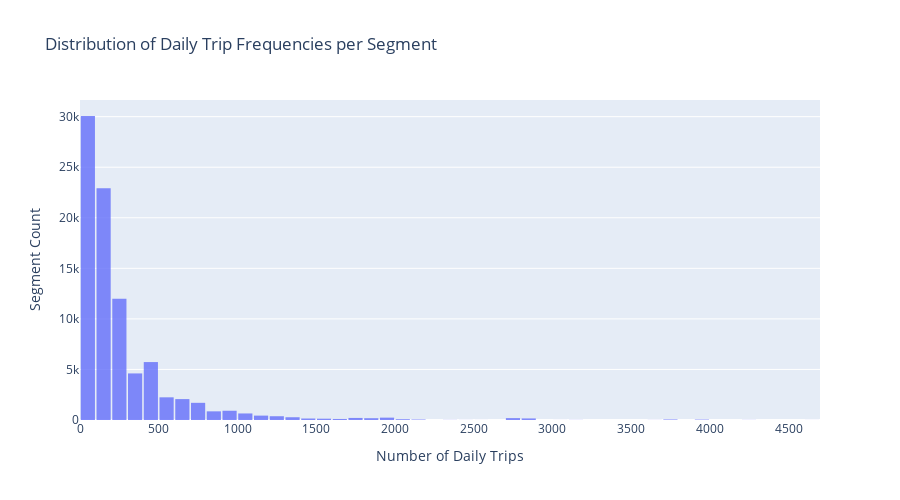

Notebook cell for this chart:
### Markdown cell above
- **shape_per_day**: Counts the number of trips per shape (route pattern).
- **segment_per_day**: Merges this count onto every segment belonging to that shape, so every segment in a shape gets the total trip count for that shape.
- **segment_day_trips**: Groups by segment coordinates and sums the trip counts.

If a segment appears in multiple shapes, its trip counts are summed across all shapes it appears in.

### Code cell
def calculate_segment_utilization(trips_df, segments_df):
    """Calculate daily trip frequency per segment and plot interactive histogram"""
    # Count trips per shape (all directions)
    shape_per_day = trips_df.groupby(['shape_id'])['trip_id'].count().reset_index()

    # Merge with segments
    segment_per_day = pd.merge(segments_df, shape_per_day, on="shape_id")
    
    # Aggregate by segment
    segment_day_trips = segment_per_day.groupby(
        by=["start_lat", "start_lng", "end_lat", "end_lng"]
    ).sum("trip_id").reset_index()
    
    # Create interactive histogram with Plotly
    import plotly.express as px
    fig = px.histogram(
        segment_day_trips,
        x='trip_id',
        nbins=50,
        title='Distribution of Daily Trip Frequencies per Segment',
        labels={'trip_id': 'Number of Daily Trips'},
        opacity=0.8
    )
    fig.update_layout(
        xaxis_title='Number of Daily Trips',
        yaxis_title='Segment Count',
        bargap=0.1,
        height=500
    )
    html_path = os.path.join(GTFS_DIR, '4_5_segment_trip_distribution_interactive.html')
    fig.write_html(html_path)
    fig.show()
    return segment_day_trips

# Calculate segment utilization
segment_day_trips = calculate_segment_utilization(gtfs['trips'], segments_df)
# Print summary statistics
print(segment_day_trips.describe())

### Figure 1 — Plotly figure (JSON) as saved in the notebook; plotly's stock layout.template omitted (floating-point values rounded to 4 significant figures; data arrays with more than 128 entries replaced by an {"elided": "..."} marker saying what was removed)
{"data": [{"bingroup": "x", "hovertemplate": "Number of Daily Trips=%{x}<br>count=%{y}<extra></extra>", "legendgroup": "", "marker": {"color": "#636efa", "opacity": 0.8, "pattern": {"shape": ""}}, "name": "", "nbinsx": 50, "orientation": "v", "showlegend": false, "type": "histogram", "x": {"elided": "86460 int values"}, "xaxis": "x", "yaxis": "y"}], "layout": {"bargap": 0.1, "barmode": "relative", "height": 500, "legend": {"tracegroupgap": 0}, "title": {"text": "Distribution of Daily Trip Frequencies per Segment"}, "xaxis": {"anchor": "y", "domain": [0, 1], "title": {"text": "Number of Daily Trips"}}, "yaxis": {"anchor": "x", "domain": [0, 1], "title": {"text": "Segment Count"}}}}
